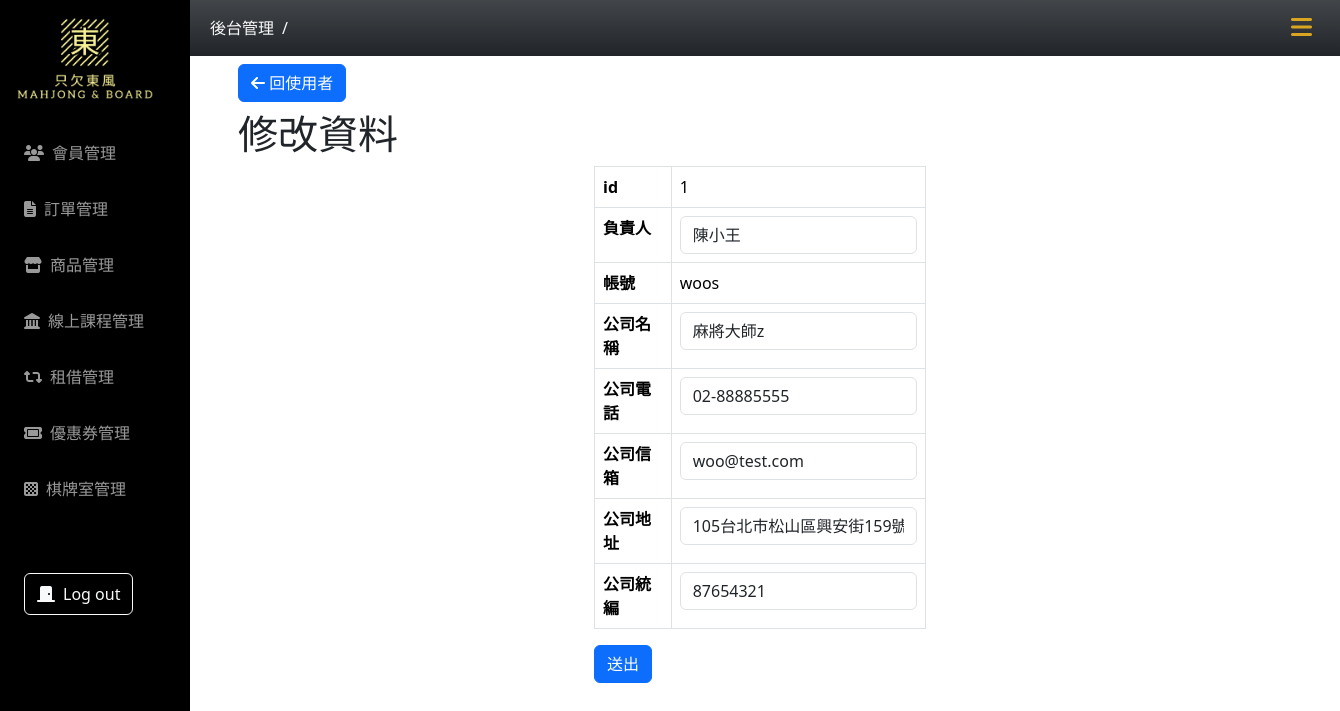
/owner-list/user-edit.php, run on the app's committed database.
### tables this page shows
CREATE TABLE `owner` (
  `id` int(11) NOT NULL,
  `member_type` text NOT NULL DEFAULT '企業會員',
  `account` varchar(50) NOT NULL,
  `password` varchar(255) NOT NULL DEFAULT '12345',
  `company_name` varchar(100) NOT NULL,
  `company_phone` varchar(20) NOT NULL,
  `fax_phone` varchar(20) DEFAULT NULL,
  `company_email` varchar(100) NOT NULL,
  `company_address` varchar(255) NOT NULL,
  `responsible_person` varchar(50) NOT NULL,
  `tax_ID_number` text NOT NULL,
  `created_at` timestamp NOT NULL DEFAULT current_timestamp(),
  `valid` text NOT NULL DEFAULT '1'
);

### owner-list/user-edit.php (the view, shortened to what this page needs)
<?php
if (!isset($_GET["id"])) {
  $id = 1;
} else {
  $id = $_GET["id"];
}
require_once("../db_connect_mahjong.php");
$sql = "SELECT * FROM owner WHERE id = $id AND valid = 1";
$result = $conn->query($sql);
$row = $result->fetch_assoc();
if ($result->num_rows > 0) {
  $userExit = true;
} else {
  $userExit = false;
  $title = "使用者不存在";
}
?>
<!doctype html>
<html lang="en">
<head>
  <?php include("../css-mahjong.php") ?>
</head>
<body>
  <?php include("../nav.php") ?>
  <div class="container main-content px-5">
    <div class="py-2">
      <a class="btn btn-primary" href="user.php?id=<?= $id ?>"><i class=" fa-solid fa-arrow-left"></i> 回使用者
      </a>
    </div>
    <div class="row justify-content-center">
      <h1>修改資料</h1>
      <div class="col-lg-4">
        <?php if ($userExit) : ?>
          <form action="doUpdateUser.php" method="post">
            <table class="table table-bordered">
              <tr>
                <th>id</th>
                <td>
                  <?= $row["id"] ?></td>
              </tr>
              <tr>
                <th>負責人</th>
                <td><input type="text" class="form-control" name="responsible_person" value="<?= $row["responsible_person"] ?>"></td>
              </tr>
              <tr>
                <th>帳號</th>
                <td><?= $row["account"] ?></td>
              </tr>
              <tr>
                <th>公司名稱</th>
                <td><input type="text" class="form-control" name="company_name" value="<?= $row["company_name"] ?>"></td>
              </tr>
              <tr>
                <th>公司電話</th>
                <td><input type="tel" class="form-control" name="company_phone" value="<?= $row["company_phone"] ?>"></td>
              </tr>
              <tr>
                <th>公司信箱</th>
                <td><input type="email" class="form-control" name="company_email" value="<?= $row["company_email"] ?>"></td>
              </tr>
              <tr>
                <th>公司地址</th>
                <td><input type="text" class="form-control" name="company_address" value="<?= $row["company_address"] ?>"></td>
              </tr>
              <tr>
                <th>公司統編</th>
                <td><input type="text" class="form-control" name="tax_ID_number" value="<?= $row["tax_ID_number"] ?>"></td>
              </tr>
            </table>
            <button class="btn btn-primary" type="submit">送出</button>
          </form>
        <?php else : ?>
          <h1>使用者不存在</h1>
        <?php endif; ?>
      </div>
    </div>
  </div>
</body>
</html>

### css-mahjong.php (style rules this page uses)
:root { --aside-width: 190px; --header-nav-height: 56px; }
.main-content { margin: 0 0 0 var(--aside-width); padding-top: var(--header-nav-height); }

### data on the page
owner: id "1", responsible_person "陳小王", account "woos", company_name "麻將大師z", company_phone "02-88885555", company_email "woo@test.com", company_address "105台北市松山區興安街159號", tax_ID_number "87654321"
